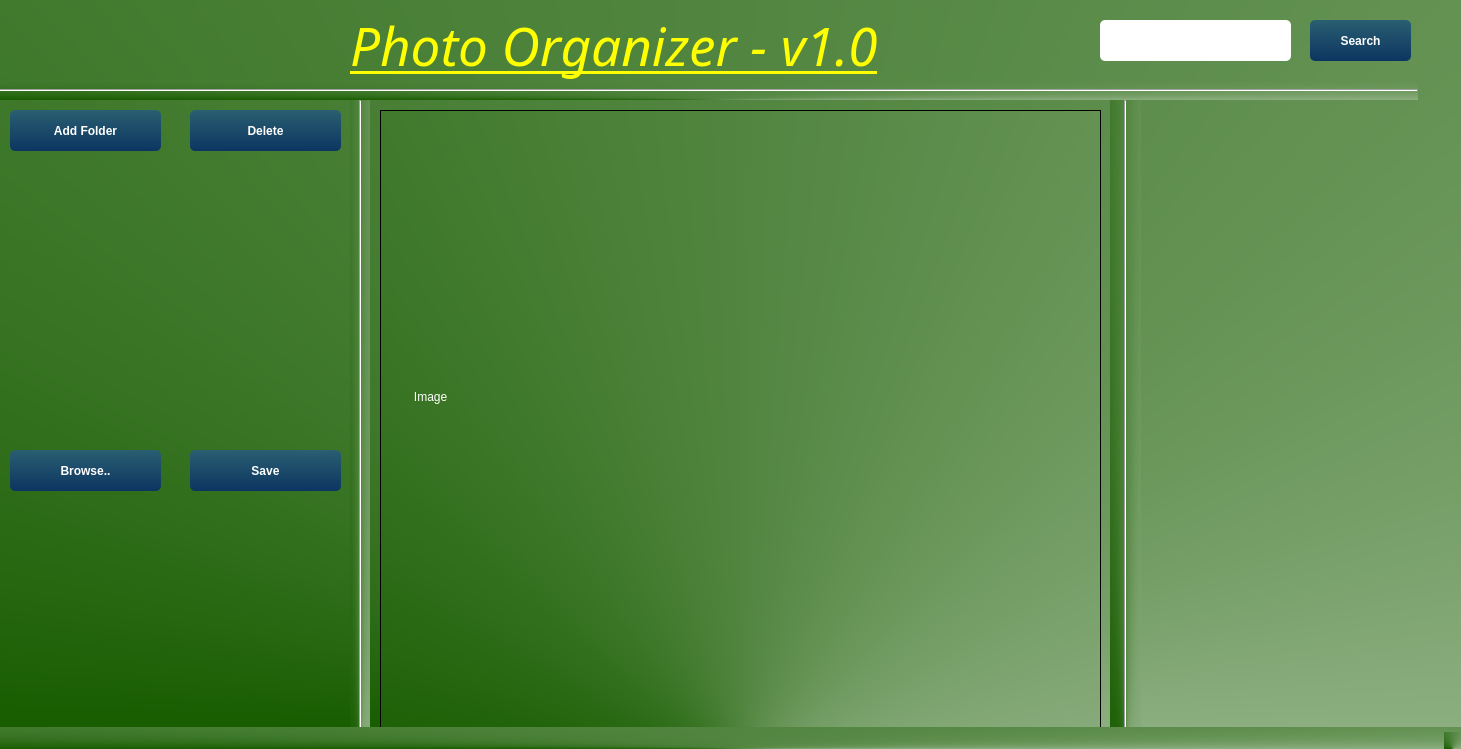
<?xml version="1.0" encoding="UTF-8"?>
<ui version="4.0">
 <class>MainWindow</class>
 <widget class="QMainWindow" name="MainWindow">
  <property name="geometry">
   <rect>
    <x>0</x>
    <y>0</y>
    <width>1461</width>
    <height>749</height>
   </rect>
  </property>
  <property name="windowTitle">
   <string>MainWindow</string>
  </property>
  <property name="styleSheet">
   <string notr="true">/*Copyright (c) VGS Poornika. All rights reserved.
background-color: qconicalgradient(cx:0.5045, cy:1, angle:181.7, stop:0 rgba(255, 255, 255, 255), stop:0.995192 rgba(24, 93, 0, 255));
background-color: qconicalgradient(cx:0.442, cy:1, angle:184.1, stop:0 rgba(255, 255, 255, 255), stop:1 rgba(24, 93, 0, 255));
background-color: qlineargradient(spread:pad, x1:0, y1:0, x2:1, y2:0, stop:0 rgba(33, 140, 0, 255), stop:1 rgba(255, 255, 255, 255));

MIT License

Permission is hereby granted, free of charge, to any person obtaining a copy
of this software and associated documentation files (the &quot;Software&quot;), to deal
in the Software without restriction, including without limitation the rights
to use, copy, modify, merge, publish, distribute, sublicense, and/or sell
copies of the Software, and to permit persons to whom the Software is
furnished to do so.
*/

/*-----QWidget-----*/
QWidget
{
	background-color: qlineargradient(spread:pad, x1:0, y1:0, x2:1, y2:0, stop:0 rgba(33, 140, 0, 255), stop:1 rgba(255, 255, 255, 255));
	background-color: qconicalgradient(cx:0.5045, cy:1, angle:181.7, stop:0 rgba(255, 255, 255, 255), stop:0.995192 rgba(24, 93, 0, 255));
	color: #000000;

}


/*-----QLabel-----*/
QLabel
{
	background-color: transparent;
	color: #fff;

}


/*-----QPushButton-----*/
QPushButton
{
	background-color: qlineargradient(spread:pad, x1:1, y1:0, x2:1, y2:1, stop:0 rgba(42, 95, 113, 255),stop:1 rgba(12, 53, 97, 255));
	color: #fff;
	border: 0px;
	border-radius: 5px;
	padding: 5px;
}


QPushButton::hover
{
	background-color: qlineargradient(spread:pad, x1:1, y1:0, x2:1, y2:1, stop:0 rgba(167, 214, 50, 255),stop:1 rgba(98, 169, 67, 255));
	color: #fff;

}


QPushButton::pressed
{
	background-color: qlineargradient(spread:pad, x1:1, y1:0, x2:1, y2:1, stop:0 rgba(147, 194, 30, 255),stop:1 rgba(78, 149, 47, 255));
	color: #fff;
	border: 0px;
	border-radius: 5px;
	padding: 5px;

}


/*-----QLineEdit-----*/
QLineEdit
{
	background-color: #bfbfbf;
	color: #000000;
	border-style: solid;
	border-color: #141414;
	border-radius: 5px;
	padding-left: 10px;

}


/*-----QListView-----*/
QListView{
	background-color: transparent;
	font-size: 12pt;
	border: none;
	color: #fff;
	show-decoration-selected: 0;
	padding-left: px;

}


QListView::item:selected{
	color: #fff;
	font-weight: bold;
	background-color: qlineargradient(spread:pad, x1:1, y1:0, x2:1, y2:1, stop:0 rgba(147, 194, 30, 255),stop:1 rgba(78, 149, 47, 255));
   	border: none;
   	border-radius: 0px;

}


QListView::item:!selected{
	color: #fff;
	background-color: transparent;
	border: none;
	border-radius: 0px;

}


QListView::item:!selected:hover{
	color: #fff;
	background-color: #0c3561;
	border: none;
	border-radius: 0px;
	
}


/*-----QScrollBar-----*/
QScrollBar:vertical 
{
	border: none;
	width: 10px;

}


QScrollBar::handle:vertical 
{
	border: none;
	border-radius : 0px;
	background-color: qlineargradient(spread:pad, x1:1, y1:0, x2:1, y2:1, stop:0 rgba(167, 214, 50, 255),stop:1 rgba(98, 169, 67, 255));
	min-height: 50px;
	width : 16px;

}


QScrollBar::handle:vertical:pressed
{
	background-color: qlineargradient(spread:pad, x1:1, y1:0, x2:1, y2:1, stop:0 rgba(147, 194, 30, 255),stop:1 rgba(78, 149, 47, 255)); 

}


QScrollBar::add-line:vertical
{
	border: none;
	background: transparent;
	height: 0px;
	subcontrol-position: bottom;
	subcontrol-origin: margin;

}


QScrollBar::add-line:vertical:hover 
{
	background-color: transparent;

}


QScrollBar::add-line:vertical:pressed 
{
	background-color: #3f3f3f;

}


QScrollBar::sub-line:vertical
{
	border: none;
	background: transparent;
	height: 0px;

}


QScrollBar::sub-line:vertical:hover 
{
	background-color: transparent;

}


QScrollBar::sub-line:vertical:pressed 
{
	background-color: #3f3f3f;

}


QScrollBar::up-arrow:vertical
{
	width: 0px;
	height: 0px;
	background: transparent;

}


QScrollBar::down-arrow:vertical 
{
   	width: 0px;
   	height: 0px;
   	background: transparent;

}


QScrollBar::add-page:vertical, QScrollBar::sub-page:vertical
{
   	background-color: #0c2669;
	width: 11px;;
	
}
</string>
  </property>
  <widget class="QWidget" name="centralwidget">
   <property name="styleSheet">
    <string notr="true">background-image: url(resources/main_bg.jpg)</string>
   </property>
   <widget class="Line" name="line">
    <property name="geometry">
     <rect>
      <x>-3</x>
      <y>80</y>
      <width>1421</width>
      <height>20</height>
     </rect>
    </property>
    <property name="orientation">
     <enum>Qt::Horizontal</enum>
    </property>
   </widget>
   <widget class="Line" name="line_2">
    <property name="geometry">
     <rect>
      <x>1110</x>
      <y>100</y>
      <width>31</width>
      <height>671</height>
     </rect>
    </property>
    <property name="orientation">
     <enum>Qt::Vertical</enum>
    </property>
   </widget>
   <widget class="Line" name="line_3">
    <property name="geometry">
     <rect>
      <x>350</x>
      <y>100</y>
      <width>20</width>
      <height>671</height>
     </rect>
    </property>
    <property name="orientation">
     <enum>Qt::Vertical</enum>
    </property>
   </widget>
   <widget class="QLineEdit" name="lineEdit">
    <property name="geometry">
     <rect>
      <x>1100</x>
      <y>20</y>
      <width>191</width>
      <height>41</height>
     </rect>
    </property>
    <property name="font">
     <font>
      <family>Segoe UI</family>
      <pointsize>9</pointsize>
      <weight>87</weight>
      <italic>false</italic>
      <bold>true</bold>
     </font>
    </property>
    <property name="styleSheet">
     <string notr="true">font: 700 9pt &quot;Segoe UI&quot;;
background-color: rgb(255, 255, 255);</string>
    </property>
    <property name="text">
     <string/>
    </property>
   </widget>
   <widget class="QListWidget" name="listWidget">
    <property name="geometry">
     <rect>
      <x>10</x>
      <y>170</y>
      <width>311</width>
      <height>261</height>
     </rect>
    </property>
    <property name="styleSheet">
     <string notr="true"/>
    </property>
   </widget>
   <widget class="QPushButton" name="pushButton_4">
    <property name="geometry">
     <rect>
      <x>10</x>
      <y>110</y>
      <width>151</width>
      <height>41</height>
     </rect>
    </property>
    <property name="font">
     <font>
      <pointsize>9</pointsize>
      <weight>75</weight>
      <bold>true</bold>
     </font>
    </property>
    <property name="text">
     <string>Add Folder</string>
    </property>
   </widget>
   <widget class="QPushButton" name="pushButton_5">
    <property name="geometry">
     <rect>
      <x>190</x>
      <y>110</y>
      <width>151</width>
      <height>41</height>
     </rect>
    </property>
    <property name="font">
     <font>
      <pointsize>9</pointsize>
      <weight>75</weight>
      <bold>true</bold>
     </font>
    </property>
    <property name="text">
     <string>Delete</string>
    </property>
   </widget>
   <widget class="QPushButton" name="pushButton">
    <property name="geometry">
     <rect>
      <x>1310</x>
      <y>20</y>
      <width>101</width>
      <height>41</height>
     </rect>
    </property>
    <property name="font">
     <font>
      <pointsize>9</pointsize>
      <weight>75</weight>
      <bold>true</bold>
     </font>
    </property>
    <property name="styleSheet">
     <string notr="true">background-color: qlineargradient(spread:pad, x1:1, y1:0, x2:1, y2:1, stop:0 rgba(42, 95, 113, 255),stop:1 rgba(12, 53, 97, 255));
	color: #fff;
	border: 0px;
	border-radius: 5px;
	padding: 5px;
</string>
    </property>
    <property name="text">
     <string>Search</string>
    </property>
   </widget>
   <widget class="QLabel" name="label_2">
    <property name="geometry">
     <rect>
      <x>350</x>
      <y>0</y>
      <width>601</width>
      <height>91</height>
     </rect>
    </property>
    <property name="font">
     <font>
      <family>Harlow Solid Italic</family>
      <pointsize>40</pointsize>
      <weight>50</weight>
      <italic>true</italic>
      <bold>false</bold>
      <underline>true</underline>
     </font>
    </property>
    <property name="styleSheet">
     <string notr="true">font: italic 40pt &quot;Harlow Solid Italic&quot;;
text-decoration: underline;
color: rgb(255, 255, 0);</string>
    </property>
    <property name="text">
     <string>Photo Organizer - v1.0</string>
    </property>
   </widget>
   <widget class="QScrollArea" name="scrollArea">
    <property name="geometry">
     <rect>
      <x>380</x>
      <y>110</y>
      <width>721</width>
      <height>671</height>
     </rect>
    </property>
    <property name="widgetResizable">
     <bool>true</bool>
    </property>
    <widget class="QWidget" name="scrollAreaWidgetContents">
     <property name="geometry">
      <rect>
       <x>0</x>
       <y>0</y>
       <width>719</width>
       <height>669</height>
      </rect>
     </property>
     <widget class="QLabel" name="label_7">
      <property name="geometry">
       <rect>
        <x>-200</x>
        <y>220</y>
        <width>281</width>
        <height>131</height>
       </rect>
      </property>
      <property name="text">
       <string>                                                                      Image</string>
      </property>
     </widget>
    </widget>
   </widget>
   <widget class="QLabel" name="imagelabel">
    <property name="geometry">
     <rect>
      <x>10</x>
      <y>510</y>
      <width>311</width>
      <height>171</height>
     </rect>
    </property>
    <property name="text">
     <string/>
    </property>
   </widget>
   <widget class="QPushButton" name="pushButton_2">
    <property name="geometry">
     <rect>
      <x>10</x>
      <y>450</y>
      <width>151</width>
      <height>41</height>
     </rect>
    </property>
    <property name="font">
     <font>
      <pointsize>9</pointsize>
      <weight>75</weight>
      <bold>true</bold>
     </font>
    </property>
    <property name="text">
     <string>Browse..</string>
    </property>
   </widget>
   <widget class="QPushButton" name="pushButton_3">
    <property name="geometry">
     <rect>
      <x>190</x>
      <y>450</y>
      <width>151</width>
      <height>41</height>
     </rect>
    </property>
    <property name="font">
     <font>
      <pointsize>9</pointsize>
      <weight>75</weight>
      <bold>true</bold>
     </font>
    </property>
    <property name="text">
     <string>Save</string>
    </property>
   </widget>
   <widget class="QListWidget" name="listWidget_2">
    <property name="geometry">
     <rect>
      <x>1160</x>
      <y>100</y>
      <width>281</width>
      <height>561</height>
     </rect>
    </property>
    <property name="styleSheet">
     <string notr="true">color: qradialgradient(spread:repeat, cx:0.5, cy:0.5, radius:0.077, fx:0.5, fy:0.5, stop:0.497326 rgba(0, 0, 0, 147), stop:0.596154 rgba(63, 135, 44, 255), stop:1 rgba(0, 169, 255, 147));</string>
    </property>
   </widget>
  </widget>
  <widget class="QMenuBar" name="menubar">
   <property name="geometry">
    <rect>
     <x>0</x>
     <y>0</y>
     <width>1461</width>
     <height>22</height>
    </rect>
   </property>
  </widget>
  <widget class="QStatusBar" name="statusbar"/>
 </widget>
 <resources/>
 <connections/>
</ui>
